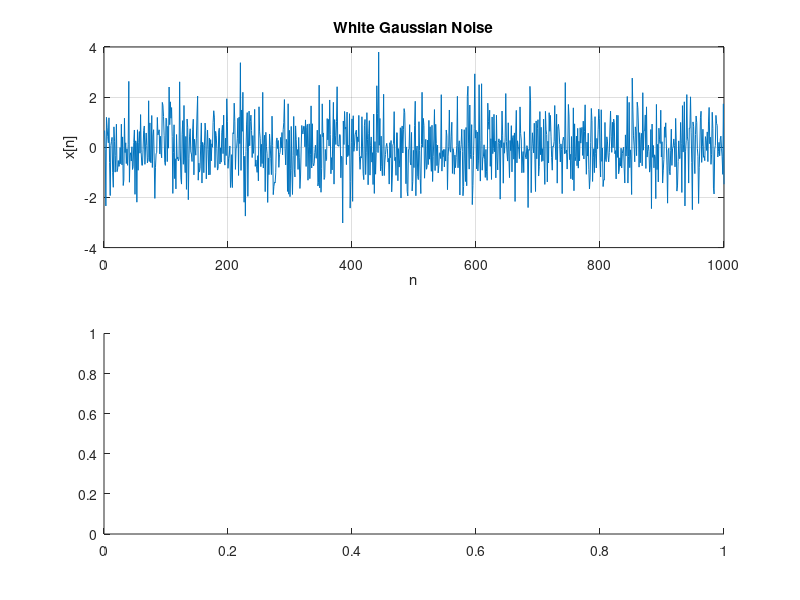

MATLAB code to generate this figure: (Note: this script raises an error after producing the figure.)
x = randn(1, 1000);        

m  = mean(x);
v  = var(x);
sd = std(x);

subplot(2,1,1)
plot(x)
grid on
title('White Gaussian Noise')
xlabel('n')
ylabel('x[n]')

subplot(2,1,2)
histogram(x)
grid on
title('Distribution of Noise')
xlabel('Value')
ylabel('Frequency')

disp(['Mean: ' num2str(m)])
disp(['Variance: ' num2str(v)])
disp(['Std Dev: ' num2str(sd)])
